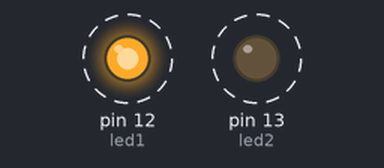
This sketch was run on a simulated Arduino Uno, built with avr-gcc and run on an emulated ATmega328P. Shown: output pins drawn as LEDs (lit = HIGH). Dashed ring = blinking.

Above: at 0.05 s.
Timing chart, 0 to 3.0 s (numbered marks = the images above):
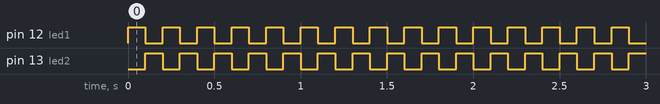

The sketch:

proje.ino
```cpp
/* Çakar Devresi */

int led1 = 12; // Kırmızı Led (veya transistör)
int led2 = 13; // Mavi Led (veya transistör)
int time = 100; // Süre ms cinsinden

void setup() {
  // Dijital pinleri çıkış olarak belirliyoruz.
  pinMode(led1, OUTPUT);
  pinMode(led2, OUTPUT);

  // Loop tan önce tüm ledleri söndürüyoruz.
  digitalWrite(led1, LOW);
  digitalWrite(led2, LOW);
}

//
void loop() {
  digitalWrite(led1, HIGH);
  digitalWrite(led2, LOW);
  delay(time);
  digitalWrite(led1, LOW);
  digitalWrite(led2, HIGH);
  delay(time);
}
```

Measured:
- by itself, pin 12 (led1), pin 13 (led2): alternates HIGH for 0.10 s and LOW for 0.10 s
